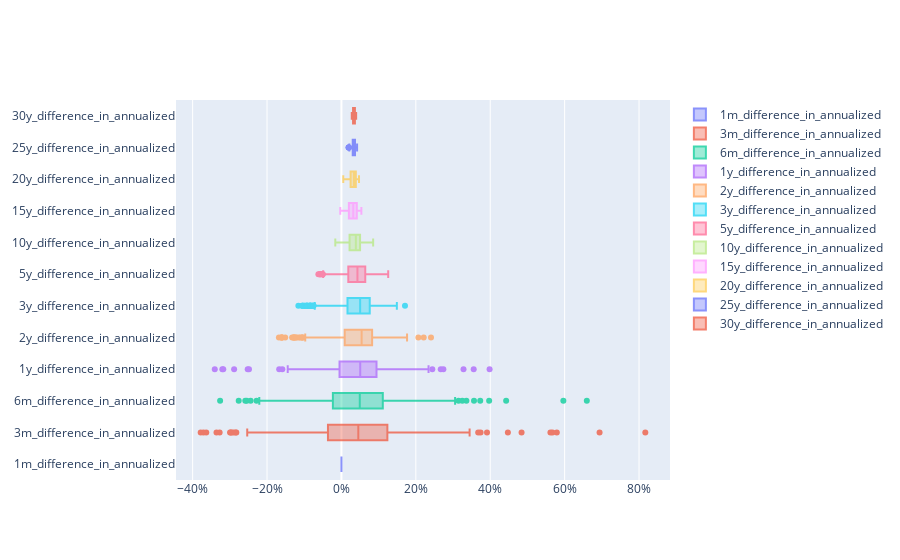

The notebook cell saved with this chart:
### Code cell
go.Figure(
    [
        go.Box(
            x=df[column],
            name=column,
            opacity=0.75
            )
        for column in df.loc[:, '1m_difference_in_annualized':'30y_difference_in_annualized'].columns
    ],
    layout = go.Layout(
        xaxis=dict(
            tickformat='.0%',
        )
    )
)

### Figure 1 — Plotly figure (JSON) as saved in the notebook; plotly's stock layout.template omitted (floating-point values rounded to 4 significant figures; data arrays with more than 128 entries replaced by an {"elided": "..."} marker saying what was removed)
{"data": [{"name": "1m_difference_in_annualized", "opacity": 0.75, "type": "box", "x": {"elided": "432 int values"}}, {"name": "3m_difference_in_annualized", "opacity": 0.75, "type": "box", "x": {"elided": "432 float values"}}, {"name": "6m_difference_in_annualized", "opacity": 0.75, "type": "box", "x": {"elided": "432 float values"}}, {"name": "1y_difference_in_annualized", "opacity": 0.75, "type": "box", "x": {"elided": "432 float values"}}, {"name": "2y_difference_in_annualized", "opacity": 0.75, "type": "box", "x": {"elided": "432 float values"}}, {"name": "3y_difference_in_annualized", "opacity": 0.75, "type": "box", "x": {"elided": "432 float values"}}, {"name": "5y_difference_in_annualized", "opacity": 0.75, "type": "box", "x": {"elided": "432 float values"}}, {"name": "10y_difference_in_annualized", "opacity": 0.75, "type": "box", "x": {"elided": "432 float values"}}, {"name": "15y_difference_in_annualized", "opacity": 0.75, "type": "box", "x": {"elided": "432 float values"}}, {"name": "20y_difference_in_annualized", "opacity": 0.75, "type": "box", "x": {"elided": "432 float values"}}, {"name": "25y_difference_in_annualized", "opacity": 0.75, "type": "box", "x": {"elided": "432 float values"}}, {"name": "30y_difference_in_annualized", "opacity": 0.75, "type": "box", "x": {"elided": "432 float values"}}], "layout": {"xaxis": {"tickformat": ".0%"}}}
